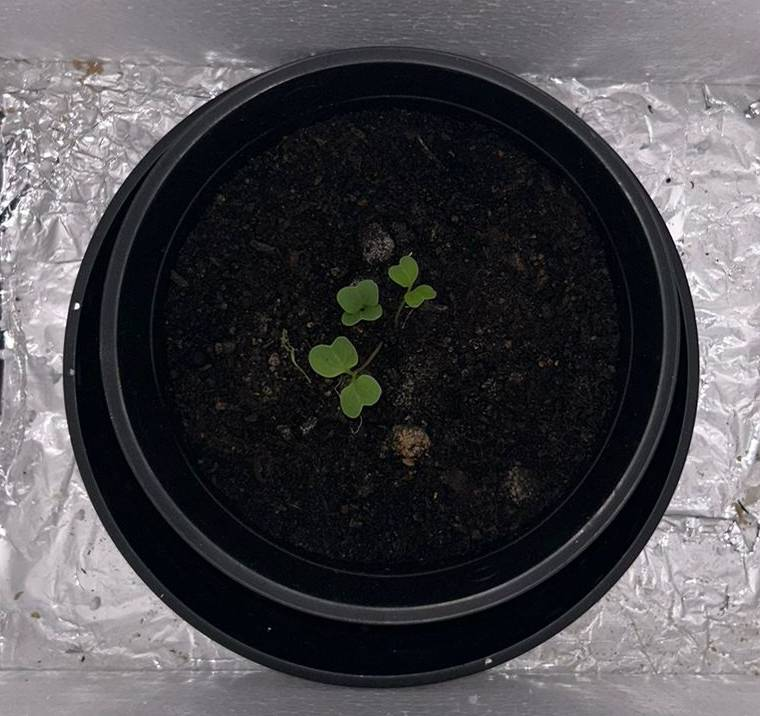
#> input picture firmware/example.jpg, 760 x 716 px
$ python -i watershed.py   (imports and definitions only)
#> lines starting #> are read from the running program, lines starting #| are printed output that depends on the picture; after the words box and inside, x2 and y2 are one past the last pixel; in counts of white or black regions, pixels touching at a corner belong together
#> further down, picture is the input picture: shape (716, 760, 3); mean B, G, R 77.6, 73.5, 75
import cv2
import numpy as np

# [18 lines left out: function remove_white_from_image, not called in this run]

def extract_green(img):
  hsv = cv2.cvtColor(img, cv2.COLOR_BGR2HSV)
#> hsv: shape (716, 760, 3); mean H, S, V 124.4, 64.1, 78.8
  greenMask = cv2.inRange(hsv, (26, 65, 100), (105, 250, 255))
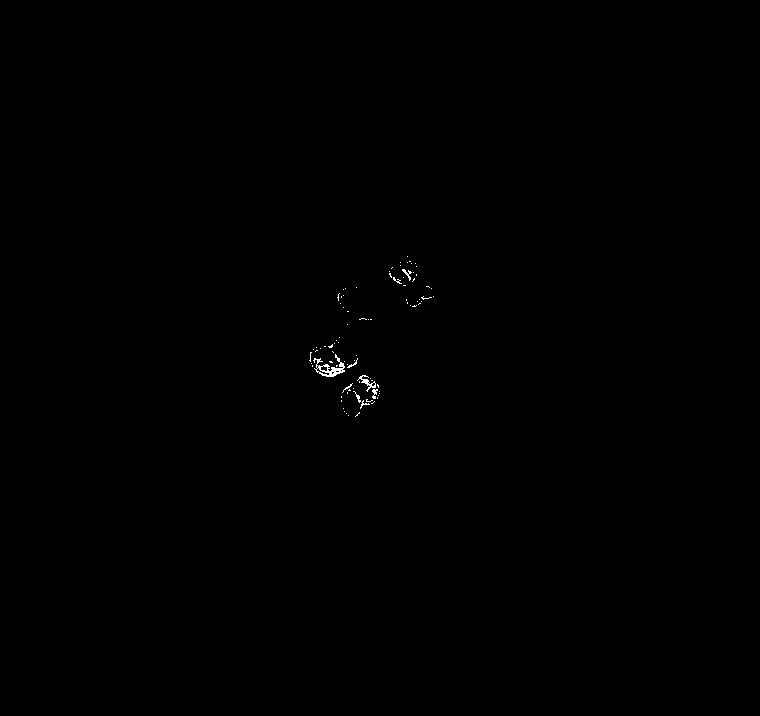
#> greenMask: shape (716, 760); 0.14% white in thin lines or dots, all inside (x1, y1, x2, y2) = (309, 256, 434, 417)

  img[greenMask == 255] = (0, 255, 0)
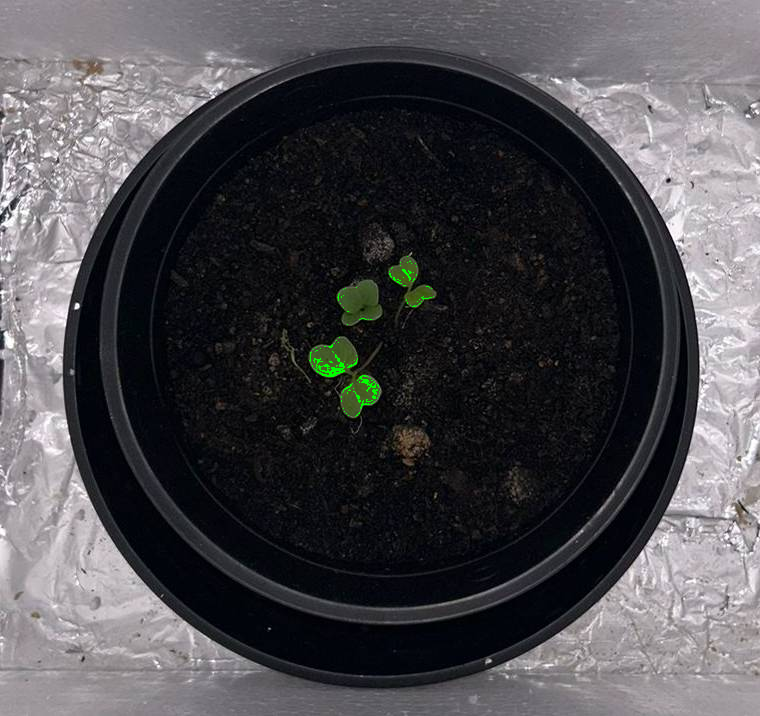
#> img: shape (716, 760, 3); 0.14% of pixels changed, all inside (x1, y1, x2, y2) = (309, 256, 434, 417)

  hsv = cv2.cvtColor(img, cv2.COLOR_BGR2HSV)
#> hsv: shape (716, 760, 3); mean H, S, V 124.4, 64.3, 79

  lower_green = np.array([35, 40, 40])  # Adjust these values if necessary
  upper_green = np.array([100, 255, 255])

  # Create a mask that isolates the green color
  mask = cv2.inRange(hsv, lower_green, upper_green)
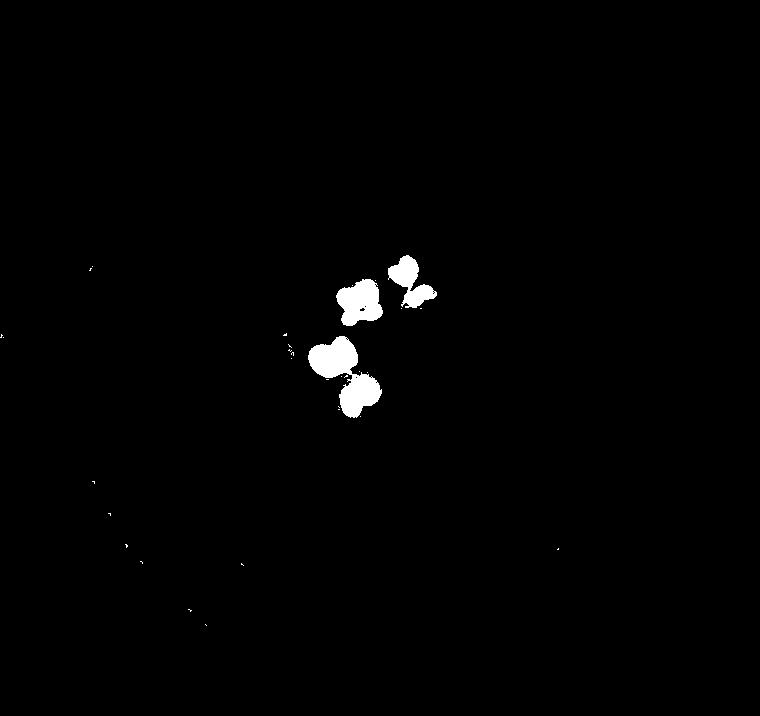
#> mask: shape (716, 760); 1% white; 32 white regions (29 under 20 px), largest, box (x1, y1, x2, y2) and area: (308, 336, 382, 418) 2744, (336, 279, 383, 326) 1525, (388, 255, 437, 308) 1194

  # Convert single-channel mask to three channels for bitwise operations
  mask3 = cv2.merge([mask, mask, mask])

  # Extract the green region using bitwise AND
  green = cv2.bitwise_and(img, mask3)

  # Convert the original image to grayscale and then back to BGR
  gray = cv2.cvtColor(img, cv2.COLOR_BGR2GRAY)
  gray_bgr = cv2.cvtColor(gray, cv2.COLOR_GRAY2BGR)

  # Extract the non-green region
  non_green = cv2.bitwise_and(gray_bgr, cv2.bitwise_not(mask3))

  # Combine the green region with the grayscale non-green region
  #out = cv2.add(non_green, green)

  return green


# [71 lines left out: function apply_watershed, not called in this run]

>>> import cv2
>>> picture = cv2.imread('../firmware/example.jpg')
>>> result = extract_green(picture)
